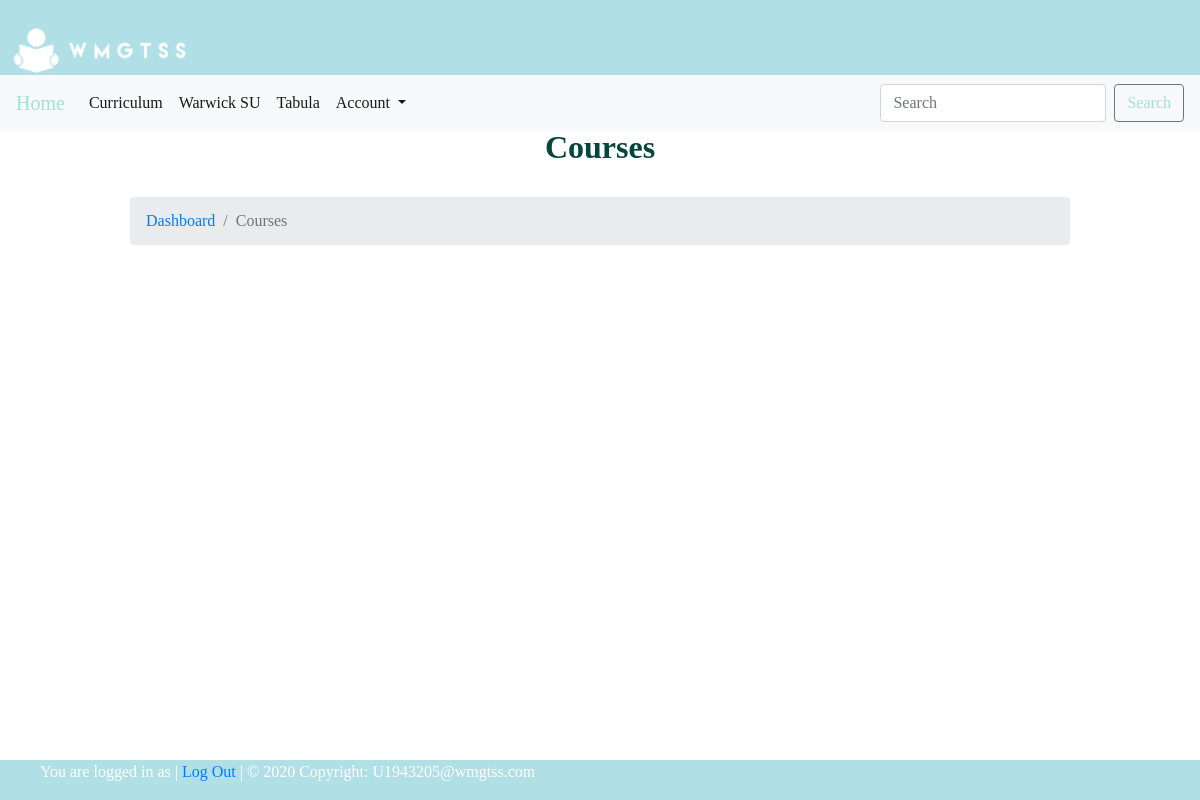
The app's page /curriculum/, older data.
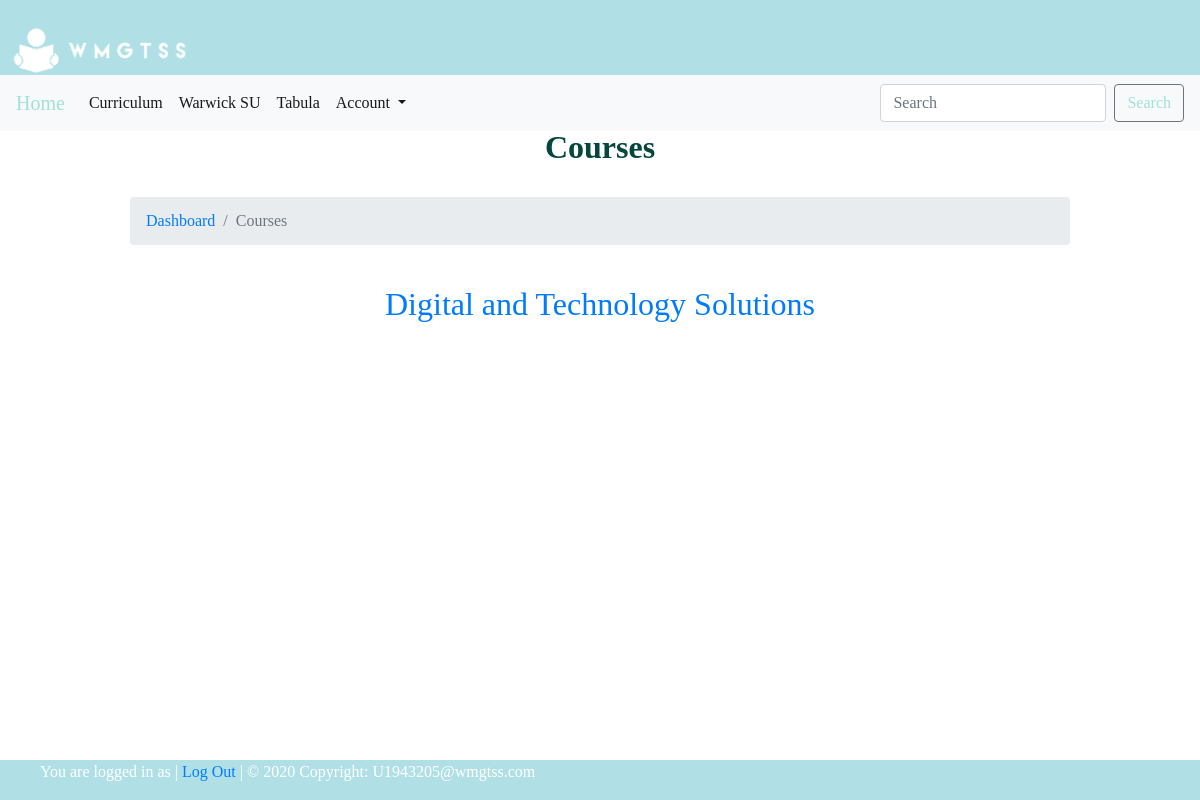
The same page, newer data.
### curriculum/models.py (models this page shows, shortened)
class Course(models.Model):
    course_id = models.CharField(unique=True, max_length=50)
    name = models.TextField(max_length=50)
    slug = models.SlugField(null=True, blank=True)
    image = models.ImageField(upload_to=course_rename, blank=True, verbose_name="Course Image")
    description = models.TextField(max_length=500, blank=True)

### curriculum/views.py (the view)
# urls.py: path('', views.CourseListView.as_view(), name='course_list'),
class CourseListView(ListView):
    context_object_name = 'courses'
    model = Course
    template_name = 'curriculum/course_list_view.html'

### curriculum/templates/curriculum/course_list_view.html (shortened to what this page needs)
{% extends 'base.html' %}
{% load static %}
{% block title %} Courses {% endblock %}
{% block content %}
  <nav aria-label="breadcrumb" style=" position:relative; margin-top: -25px;  width: 100%;">
    <ol class="breadcrumb">
        <li class="breadcrumb-item"><a href="/">Dashboard</a></li>
        <li class="breadcrumb-item active" aria-current="page">Courses</li>
      </ol>
  </nav>
<br>
{% for course in courses %}
<a href="{% url 'curriculum:module_list'  slug=course.slug  %}">
  <h2>{{course.name}}</h2>
<br></a>
{% endfor %}
{% endblock %}

### templates/base.html (shortened to what this page needs)
{% load static %}
<!DOCTYPE html>
<html>
<head>
  <link rel="stylesheet" href="https://cdn.jsdelivr.net/npm/bootstrap@4.6.1/dist/css/bootstrap.min.css">
  <link rel="stylesheet" type="text/css" href="{% static '/css/wmgtss.css' %}">
  <p style = " position: fixed; right: 0px; top: 25px; ">Welcome {{ user.username }}</p>
<div class="rectangle">
</div>
  <nav class="navbar navbar-expand-lg navbar-light bg-light" style = " top: 75px; position: fixed; width: 100%;">
    <a class="navbar-brand" href="/" style="color:#9fe2d8;" >Home</a>
    <div class="collapse navbar-collapse" id="navbarSupportedContent">
      <ul class="navbar-nav mr-auto">
        <li class="nav-item active">
          <a class="nav-link" href="{% url 'curriculum:course_list' %}">Curriculum</a>
        </li>
        <li class="nav-item active">
          <a class="nav-link" href="https://www.warwicksu.com/">Warwick SU</a>
        </li>
        <li class="nav-item active">
          <a class="nav-link" href="https://tabula.warwick.ac.uk/">Tabula</a>
        </li>
        <li class="nav-item dropdown active">
          <a class="nav-link dropdown-toggle" href="#" id="navbarDropdown" role="button" data-toggle="dropdown" aria-expanded="true">
            Account
          </a>
        </li>
      </ul>
      <form class="form-inline my-2 my-lg-0">
        <input class="form-control mr-sm-2" type="search" placeholder="Search" aria-label="Search">
        <button class="btn btn-outline-secondary my-2 my-sm-0" type="submit" style="color:#9fe2d8;">Search</button>
      </form>
    </div>
  </nav>
  <header class="info-header">
    <div id="page-intro" class="container-fluid justify-content-center">
      <div class="row d-flex justify-content-center text-center">
        <div class="col-md-10 text-black">
          <h2 class="display-5 font-weight-bold  p-5 " style="color:rgb(5, 70, 62); margin-top: 5ch;" >  {% block title %}{% endblock %}</h2>
<div class="container" align = "center";>
  <div>
</head>
<main>
  {% block content %}
  {% endblock %}
</main>
<footer>
  <div class="footer" style = 'bottom: 0px;'>
      <p style ="text-indent: 40px; bottom: -10px;">You are logged in as {{user.username}} |
        <a href="{% url 'login' %}"> Log Out</a>
      |           © 2020 Copyright: U1943205@wmgtss.com
      </p>
    </div>
  </footer>
</html>

### static/css/wmgtss.css (style rules this page uses)
.rectangle { position: fixed; left: 0; top: 0; width: 100%; height: 80px; background-color: powderblue; color: rgb(6, 100, 89); text-align: center; }
.footer { position: fixed; left: 0; bottom: 0; width: 100%; background-color: powderblue; color: white; text-align: left; }

Row changes from the older to the newer data that the page shows:
added Course: name "Digital and Technology Solutions"
